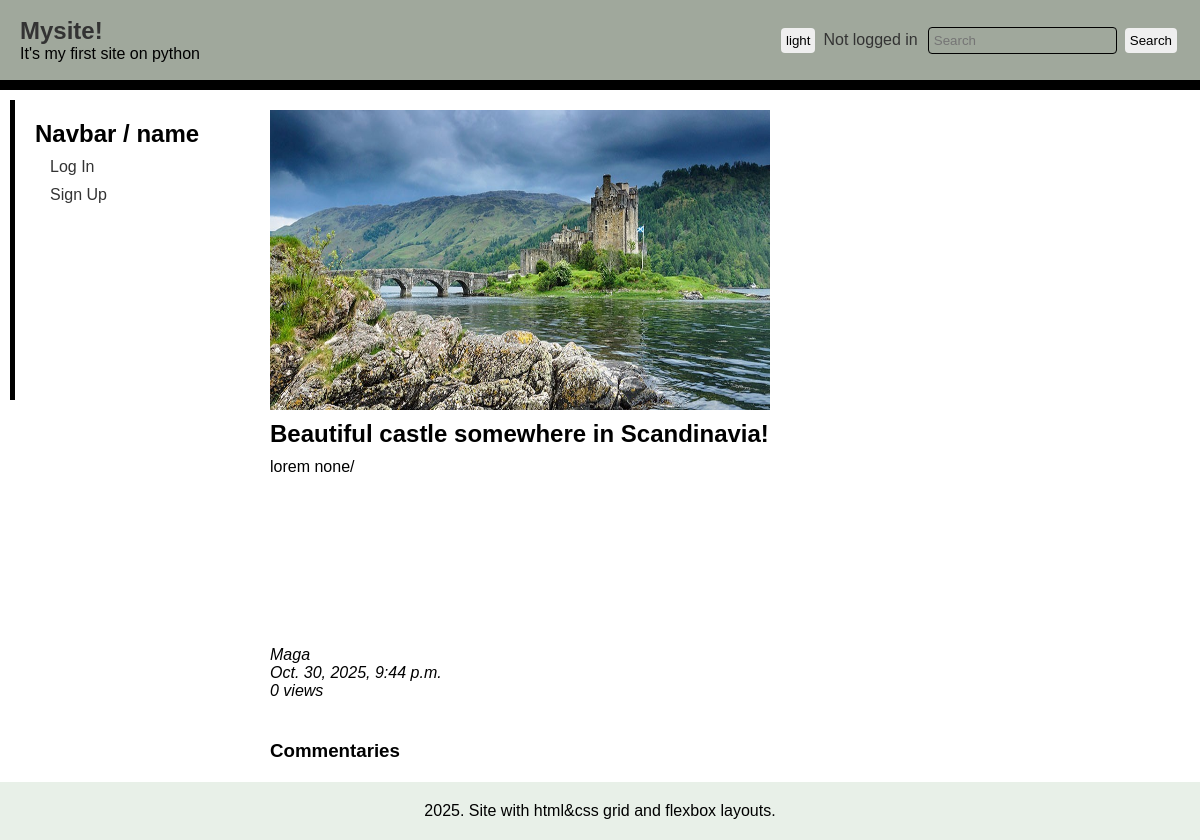
The app's page /post/post6, older data.
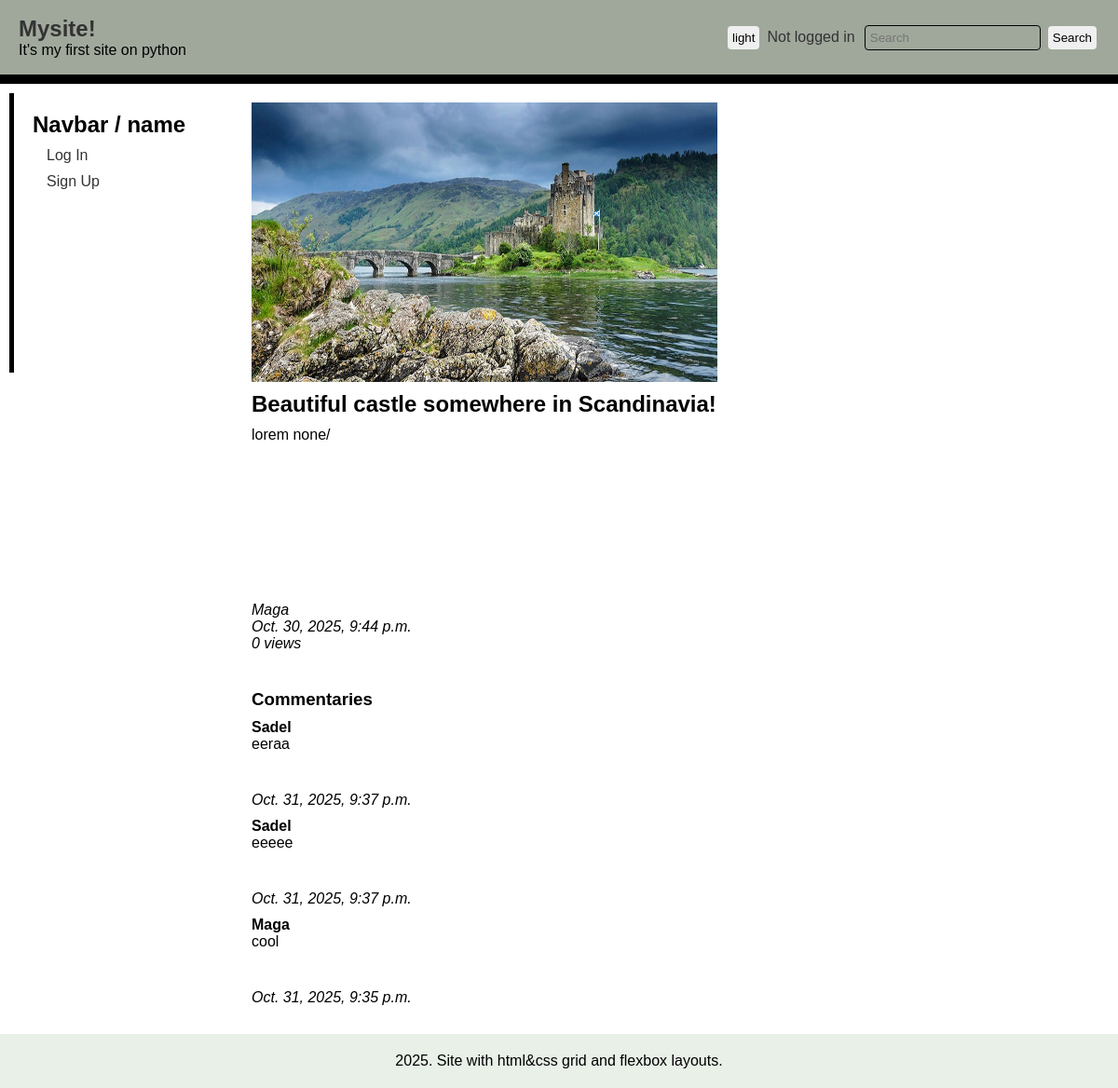
The same page, newer data.
### main/models.py (models this page shows, shortened)
class Post(models.Model):
    slug = models.CharField(max_length=25, unique=True)
    image = models.ImageField(blank=True)
    name = models.CharField(max_length=99)
    text = models.TextField(blank=True)
    author = models.ForeignKey(User, on_delete=models.CASCADE, default=default_author.pk)
    date = models.DateTimeField(auto_now_add=True)
    views = models.IntegerField(default=0)

class Comment(models.Model):
    post = models.ForeignKey(Post, on_delete=models.CASCADE, default=default_post.pk)
    author = models.ForeignKey(User, on_delete=models.CASCADE, blank=False)
    text = models.TextField(max_length=1000, blank=False)
    date = models.DateTimeField(auto_now_add=True)

### main/views.py (the view)
# urls.py: path('post/<slug:slug>', views.post, name="post"),
def post(request, slug):
    post = Post.objects.get(slug = slug)
    form = CommentForm()
    message = ""
    if request.POST:
        form = CommentForm(request.POST)
        if form.is_valid():
            comment = form.save(commit=False)
            comment.post = post
            comment.author = request.user
            comment.save()
            print(comment)
            return redirect("main:post", slug)
        else:
            message = "something went wrong :("
    else:
        form = CommentForm()
    comments = Comment.objects.filter(post=post).order_by('-date')
    if request.POST:
        delete_comment = request.POST["delete-comment"]
        try:
            if delete_comment:
                delete_comment = delete_comment.split("|")
                comment = Comment.objects.get(pk = delete_comment[0], author=request.user)
                comment.delete()
        except Exception:
            message = "Comment haven't founded"
    else:
        pass
    data = {
        'post':post,
        'comments':comments,
        'form':form,
    }
    return render(request, 'main/post.html', context=data)

### main/forms.py
class CommentForm(forms.ModelForm):
    text = forms.CharField(max_length=1000, widget=forms.Textarea)
    class Meta:
        model = Comment
        fields = ['text']

### main/templates/main/post.html (shortened to what this page needs)
{% extends "main/index.html" %}
{% block header %}
<header>
    <div class="list-header">
        <div class="brand">
            <a href="{% url 'main:home' %}" class="text-decoration-none"><h2 class="navbar-brand fs-2" style="margin:0;padding:0;">Mysite!</h2></a>
            <span>It's my first site on python</span>
        </div>
    </div>
    <section id="menu">
        <button id="themeLight" class="light">light</button>
        <ul>
            {% if user.is_authenticated %}
            <li><a href="#">{{request.user.username}}</a></li>
            {% else %}
            <li><a href="#">Not logged in</a></li>
            {% endif %}
        </ul>
        <form action="{% url 'main:search' %}" method="GET">
            <input type="search" name="search_query" placeholder="Search">
            <button type="submit">Search</button>
        </form>
    </section>
</header>
{% endblock %}
{% block content %}
<main>
    <section>
        {% if post.image %}<img src="{{ post.image.url }}">{% else %}<img src="">{% endif %}
        <div class="article-content">
            <h2>{{ post.name }}</h2>
            <p>{{ post.text }}</p>
            <i>{{ post.author }}</i>
            <i>{{ post.date }}</i>
            <i>{{ post.views }} views</i>
        </div>
    </section>
</main>
{% endblock content %}
{% block comments %}
<section class="comments">
    <h3>Commentaries</h3>
    {% for c in comments %}
    <div>
        <p><b>{{ c.author }}</b></p>
        <p class="comment-text">{{ c.text }}</p>
        <i>{{ c.date }}</i>
    </div>
    {% endfor %}
</section>
{% endblock %}

### main/templates/main/index.html (shortened to what this page needs)
{% load static %}
<!DOCTYPE html>
<html lang="en">
<head>
    <link rel="stylesheet" href="{% static 'main/css/style.css' %}">
</head>
<body>
    {% block header %}{% endblock %}
    {% block aside %}
    <aside>
        <h2>Navbar / name</h2>
        <ul>
            {% if user.is_authenticated %}
            <li><a href="{% url 'cabinet:studio' user %}">My Cabinet</a></li>
            <li><a href="{% url 'auth:logout' %}">Log Out</a></li>
            {% else %}
            <li><a href="{% url 'auth:login' %}">Log In</a></li>
            <li><a href="{% url 'auth:signup' %}">Sign Up</a></li>
            {% endif %}
        </ul>
    </aside>
    {% endblock %}
    {% block content %}{% endblock %}
    {% block comments %}
    {% endblock %}
    {% block footer %}
    <footer>
        <p>2025. Site with html&css grid and flexbox layouts.</p>
    </footer>
    {% endblock %}
</body>
</html>

### main/static/main/css/style.css (style rules this page uses)
*, *::before, *::after { margin: 0; padding: 0; box-sizing: border-box; }
:root { --clr-bg-main: #ffffff; --clr-bg-header: #a0a89c; --clr-bg-footer: #e8f0e8; --text-font: sans-serif; --clr-text: #000000; --clr-link: #333333; --clr-link-active: #88ee35; }
body { display: grid; grid-template-columns: 250px 1fr; grid-template-rows: 90px 1fr auto auto; grid-template-areas: "header header" "sidebar main" "sidebar comments" "footer footer"; grid-gap: 10px; min-height: 100vh; background-color: var(--clr-bg-main); }
body * { font-family: var(--text-font); }
ul { display: flex; align-items: center; list-style-type: none; }
ul li { margin: 0 5px; }
ul li a { text-decoration: none; color: var(--clr-link); transition: .2s; }
input { background-color: transparent; border-radius: 4px; padding: 5px; margin: 5px; border: 1px solid black; }
button { margin: 3px; padding: 5px; border-radius: 4px; border: none; transition: .2s; }
header { grid-area: header; background-color: var(--clr-bg-header); border-bottom: 10px solid #000; display: flex; align-items: center; padding: 20px; }
header .list-header { display: flex; flex-direction: column; justify-content: center; align-items: start; margin-right: auto; }
header .list-header .brand a { text-decoration: none; color: var(--clr-link); font-family: var(--text-font); }
header section { display: flex; align-items: center; }
header section form { display: flex; align-items: center; }
aside { grid-area: sidebar; padding: 20px; max-height: 300px; margin-left: 10px; border-left: 5px solid #000; }
aside ul { flex-direction: column; align-items: start; margin: 10px; }
aside ul li { margin-bottom: 10px; }
main { grid-area: main; padding: 10px; }
main section { display: flex; flex-direction: column; height: 100%; }
main section img { flex-shrink: 0; height: 300px; max-width: 500px; background-color: #343333; }
main section .article-content { display: flex; flex-direction: column; padding: 10px 0; min-height: 300px; }
main section .article-content h2 { margin-bottom: 10px; flex-shrink: 0; }
main section .article-content p { margin-bottom: auto; padding-bottom: 10px; overflow: visible; }
.comments { grid-area: "comments"; padding: 10px; }
.comments div { display: flex; flex-direction: column; margin: 10px 0; }
.comments div .comment-text { height: 60px; overflow: hidden; }
footer { grid-area: footer; padding: 20px; background-color: var(--clr-bg-footer); text-align: center; }

Row changes from the older to the newer data that the page shows:
added Comment: author "Sadel", text "eeraa", date "Oct. 31, 2025, 9:37 p.m."
added Comment: author "Sadel", text "eeeee", date "Oct. 31, 2025, 9:37 p.m."
added Comment: author "Maga", text "cool", date "Oct. 31, 2025, 9:35 p.m."
